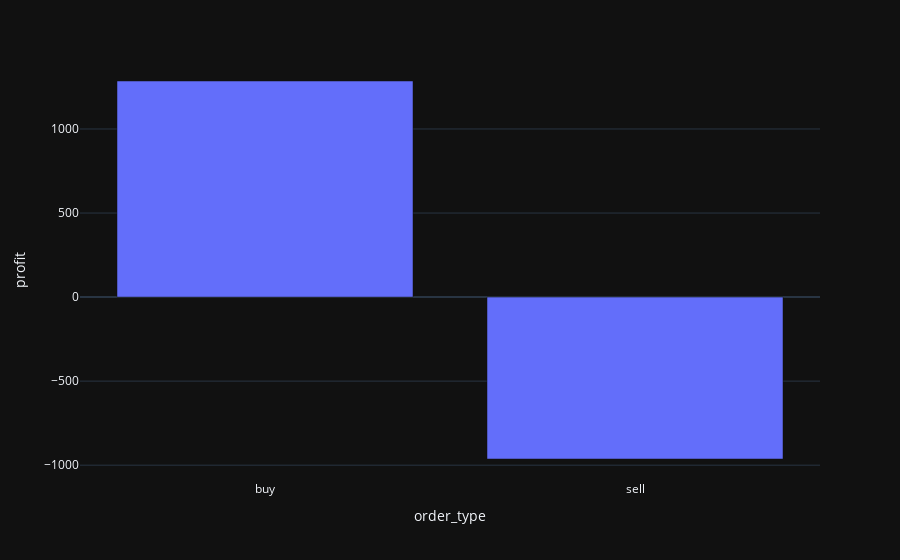
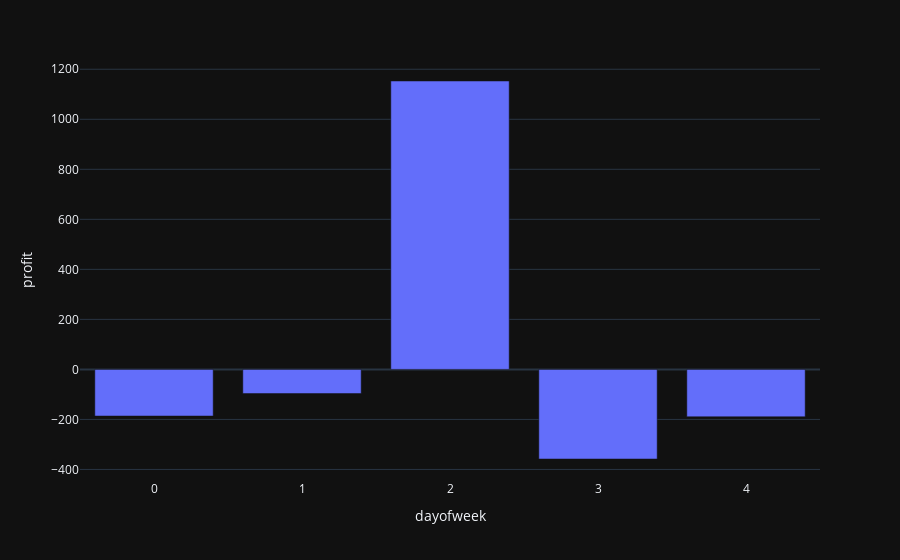
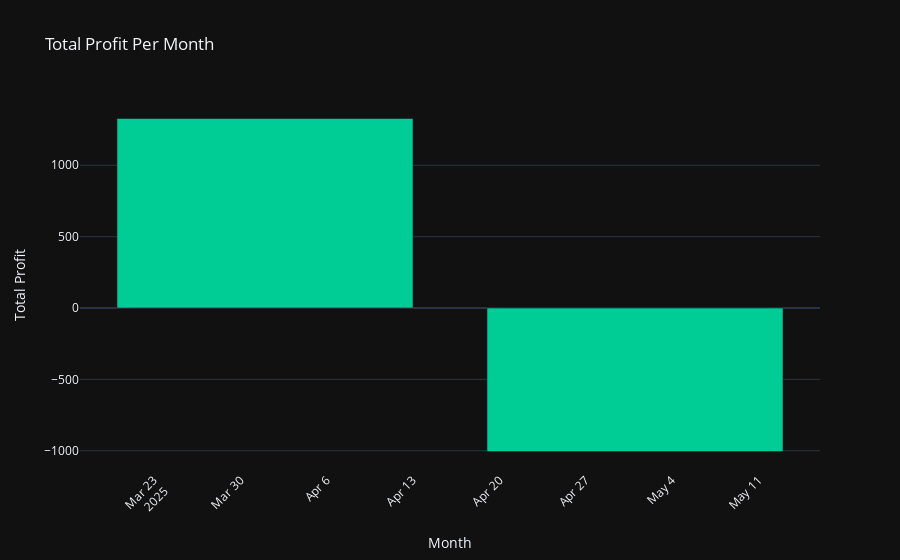
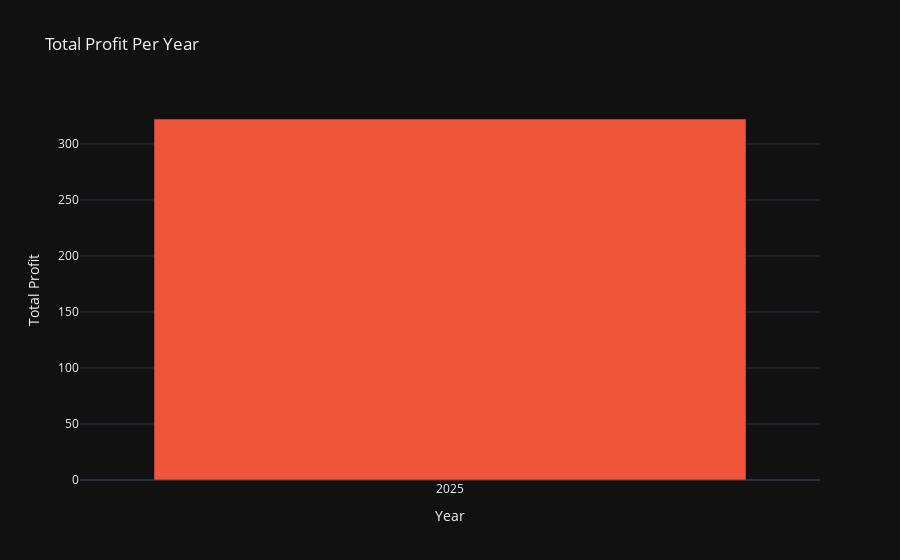

Notebook cell for these charts, in order:
### Code cell
evaluate_backtest(bt.trades)

### Figure 1 — Plotly figure (JSON) as saved in the notebook; plotly's stock layout.template omitted (floating-point values rounded to 4 significant figures)
{"data": [{"hovertemplate": "order_type=%{x}<br>profit=%{y}<extra></extra>", "legendgroup": "", "marker": {"color": "#636efa", "pattern": {"shape": ""}}, "name": "", "orientation": "v", "showlegend": false, "textposition": "auto", "type": "bar", "x": ["buy", "sell"], "xaxis": "x", "y": [1285.0, -963.1], "yaxis": "y"}], "layout": {"barmode": "relative", "legend": {"tracegroupgap": 0}, "margin": {"t": 60}, "xaxis": {"anchor": "y", "domain": [0, 1], "title": {"text": "order_type"}}, "yaxis": {"anchor": "x", "domain": [0, 1], "title": {"text": "profit"}}}}

### Figure 2 — Plotly figure (JSON) as saved in the notebook; plotly's stock layout.template omitted (floating-point values rounded to 4 significant figures)
{"data": [{"hovertemplate": "dayofweek=%{x}<br>profit=%{y}<extra></extra>", "legendgroup": "", "marker": {"color": "#636efa", "pattern": {"shape": ""}}, "name": "", "orientation": "v", "showlegend": false, "textposition": "auto", "type": "bar", "x": [0, 1, 2, 3, 4], "xaxis": "x", "y": [-186.5, -96.66, 1153.0, -358.2, -189.4], "yaxis": "y"}], "layout": {"barmode": "relative", "legend": {"tracegroupgap": 0}, "margin": {"t": 60}, "xaxis": {"anchor": "y", "domain": [0, 1], "title": {"text": "dayofweek"}}, "yaxis": {"anchor": "x", "domain": [0, 1], "title": {"text": "profit"}}}}

### Figure 3 — Plotly figure (JSON) as saved in the notebook; plotly's stock layout.template omitted (floating-point values rounded to 4 significant figures)
{"data": [{"hovertemplate": "Month=%{x}<br>Total Profit=%{y}<extra></extra>", "legendgroup": "", "marker": {"color": "#00CC96", "pattern": {"shape": ""}}, "name": "", "orientation": "v", "showlegend": false, "textposition": "auto", "type": "bar", "x": ["2025-04", "2025-05"], "xaxis": "x", "y": [1328.0, -1006.0], "yaxis": "y"}], "layout": {"barmode": "relative", "legend": {"tracegroupgap": 0}, "title": {"text": "Total Profit Per Month"}, "xaxis": {"anchor": "y", "domain": [0, 1], "tickangle": -45, "title": {"text": "Month"}}, "yaxis": {"anchor": "x", "domain": [0, 1], "title": {"text": "Total Profit"}}}}

### Figure 4 — Plotly figure (JSON) as saved in the notebook; plotly's stock layout.template omitted (floating-point values rounded to 4 significant figures)
{"data": [{"hovertemplate": "Year=%{x}<br>Total Profit=%{y}<extra></extra>", "legendgroup": "", "marker": {"color": "#EF553B", "pattern": {"shape": ""}}, "name": "", "orientation": "v", "showlegend": false, "textposition": "auto", "type": "bar", "x": [2025], "xaxis": "x", "y": [322.3], "yaxis": "y"}], "layout": {"barmode": "relative", "legend": {"tracegroupgap": 0}, "title": {"text": "Total Profit Per Year"}, "xaxis": {"anchor": "y", "domain": [0, 1], "title": {"text": "Year"}, "type": "category"}, "yaxis": {"anchor": "x", "domain": [0, 1], "title": {"text": "Total Profit"}}}}
